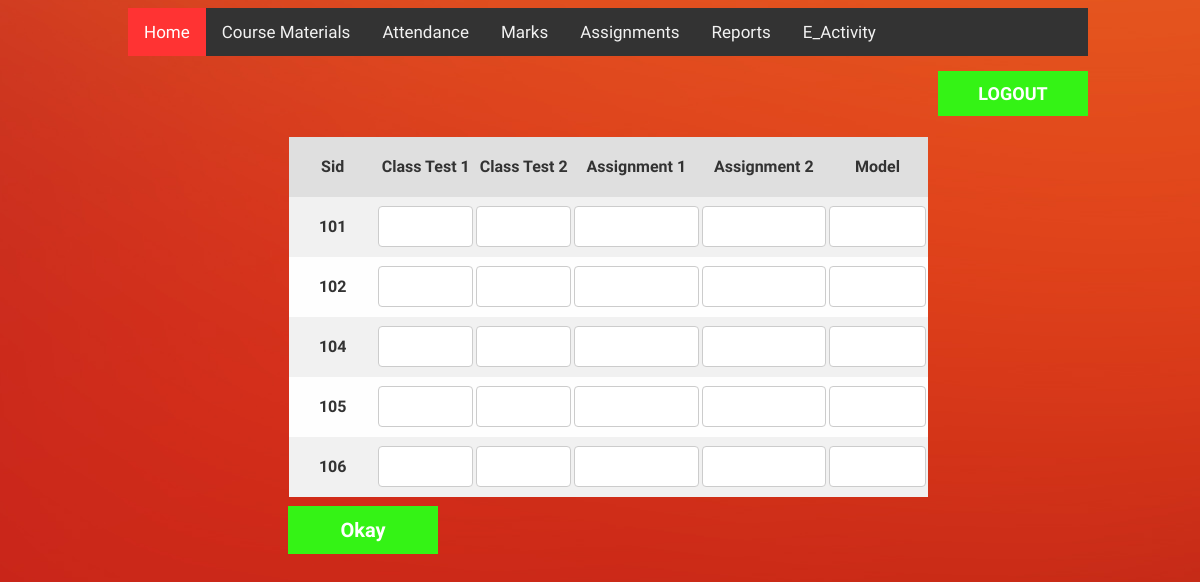
The app's page /allmarks.php?mysub=104 with its own data.
### tables this page shows
CREATE TABLE `marks` (
  `sid` int(10) NOT NULL,
  `subid` int(10) NOT NULL,
  `test1` varchar(10) DEFAULT NULL,
  `test2` varchar(10) DEFAULT NULL,
  `assign1` varchar(10) DEFAULT NULL,
  `assign2` varchar(10) DEFAULT NULL,
  `model` varchar(10) DEFAULT NULL,
  `attend` varchar(10) DEFAULT NULL
);

### allmarks.php (the view, shortened to what this page needs)
<!DOCTYPE html>
<html>
<head>
 <link rel="stylesheet" type="text/css" href="css/stud_marks.css">
  <div class="container">
<div class="topnav">
  <a class ="active" href="home.php">Home</a>
            <a href="mysub.php">Course Materials</a>
            <a href="attendance.php">Attendance</a>
            <a href="marks.php">Marks</a>
            <a href="assign_sub.php">Assignments</a>
            <a href="report.php">Reports</a>
            <a href="map.php">E_Activity</a>
</div>
<form action="" method="POST">
             <button name ="login2" class ="btn">LOGOUT</button>
            </form>
</head>
<body>
<!DOCTYPE html>
<html>
<head>
</head>
<body>
<form method="post" action="">
<input class="btn_okay" type='submit' name='b1' value='Okay'>
<?php
      $sub = $_GET['mysub'];
      $username = 'arjun';
      $passwd = '123';
      $db = 'data123';
      $conn = mysqli_connect('localhost', $username, $passwd, $db);
      $sql="SELECT * FROM marks WHERE subid='$sub'";
      $res=mysqli_query($conn,$sql);
      if(mysqli_num_rows($res)!=0)
      {
        echo "<table border='1'>
        <th>Sid</th>
        <th>Class Test 1</th>
        <th>Class Test 2</th>
        <th>Assignment 1</th>
        <th>Assignment 2</th>
        <th>Model</th>";
        while($row=mysqli_fetch_assoc($res))
        {
          $x = $row['sid'];
          $i = $x.'i';
          $j = $x.'j';
          $k = $x.'k';
          $l = $x.'l';
          $m = $x.'m';
          echo "<tr>";
          echo "<td>".$row['sid']."</td>";
          echo "<td>"."<input type='text' class='inp_box' name='$i' required"."</td>";
          echo "<td>"."<input type='text' class='inp_box' name='$j' required"."</td>";
          echo "<td>"."<input type='text' class='inp_box' name='$k' required"."</td>";
          echo "<td>"."<input type='text' class='inp_box' name='$l' required"."</td>";
          echo "<td>"."<input type='text' class='inp_box' name='$m' required"."</td>";
          echo "</tr>";
        }
          echo "</table>";
      }
?>
</form>
</body>
</html>

### css/stud_marks.css (style rules this page uses)
.topnav { overflow: hidden; background-color: #333; }
.topnav a { float: left; font-family: 'Abel', sans-serif; color: #f2f2f2; text-align: center; padding: 14px 16px; text-decoration: none; font-size: 17px; }
.topnav a.active { background-color: #ff3333; color: white; }
.container { width: 960px; height: 600px; margin-left: 500px; position: relative; margin:auto; }
body { width: 100%; height: 100%; background: url('11.jpg') no-repeat 50% 10%; }
.btn { position: absolute; background: #34f315; margin-top: 15px; margin-left: 810px; width: 150px; font-weight: bold; border: 0; font-family: 'Abel', sans-serif; padding: 12px; color: #FFFFFF; font-size: 18px; }
.btn_okay { position: absolute; background: #34f315; margin-top: 370px; margin-left: 160px; width: 150px; font-weight: bold; border: 0; font-family: 'Abel', sans-serif; padding: 12px; color: #FFFFFF; font-size: 20px; }
.inp_box { width: 100%; padding: 12px 20px; margin: 8px 0; display: inline-block; border: 1px solid #ccc; border-radius: 4px; box-sizing: border-box; }

### allmarks.php (style rules this page uses)
table { margin:auto; margin-top: 80px; color: #333; font-family: 'Abel', sans-serif; font-weight: bold; width: 640px; border-collapse: collapse; border-spacing: 0; }
td, th { border: 1px solid transparent; height: 60px; width: 200px; transition: all 0.3s; }
th { background: #DFDFDF; font-weight: bold; }
td { background: #FAFAFA; text-align: center; }
tr:nth-child(even) td { background: #F1F1F1; }
tr:nth-child(odd) td { background: #FEFEFE; }

### records on screen
marks: sid "101"
marks: sid "102"
marks: sid "104"
marks: sid "105"
marks: sid "106"
